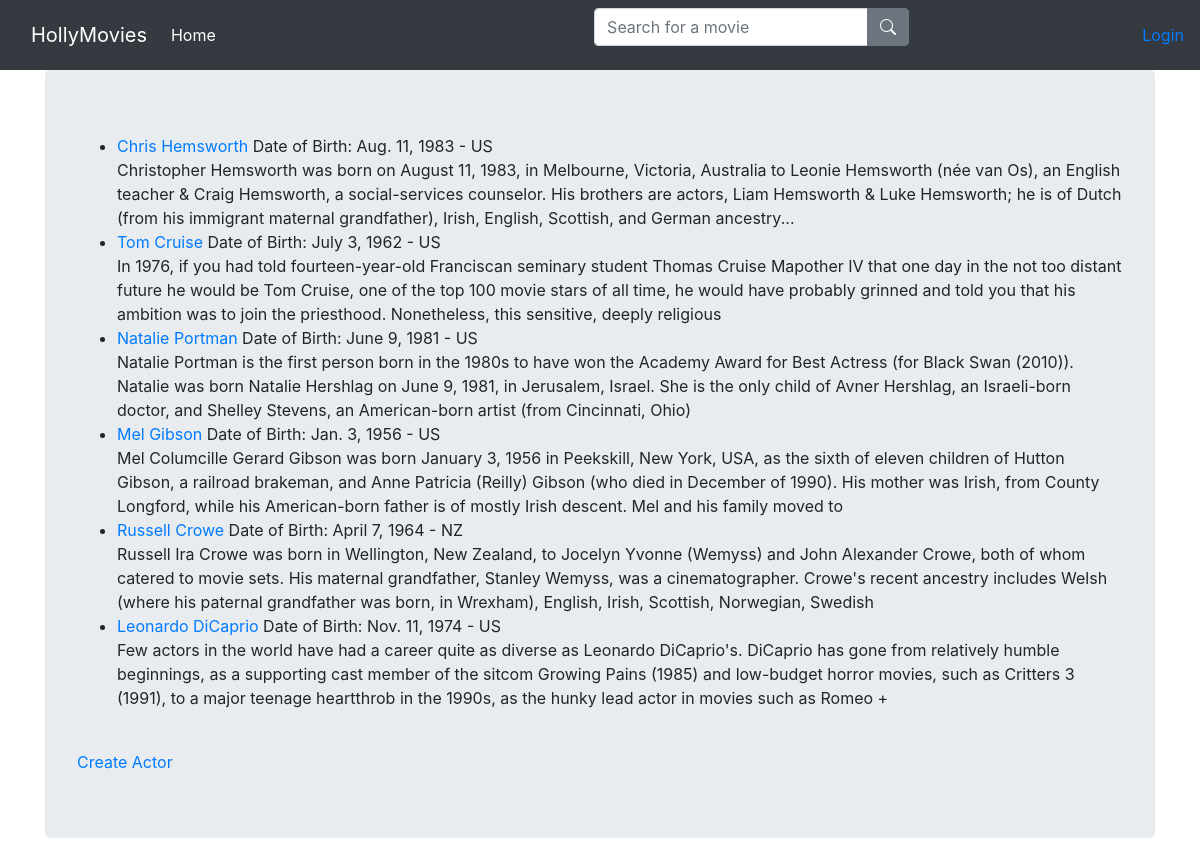
/actors_list/, run on an earlier commit of the app's database.
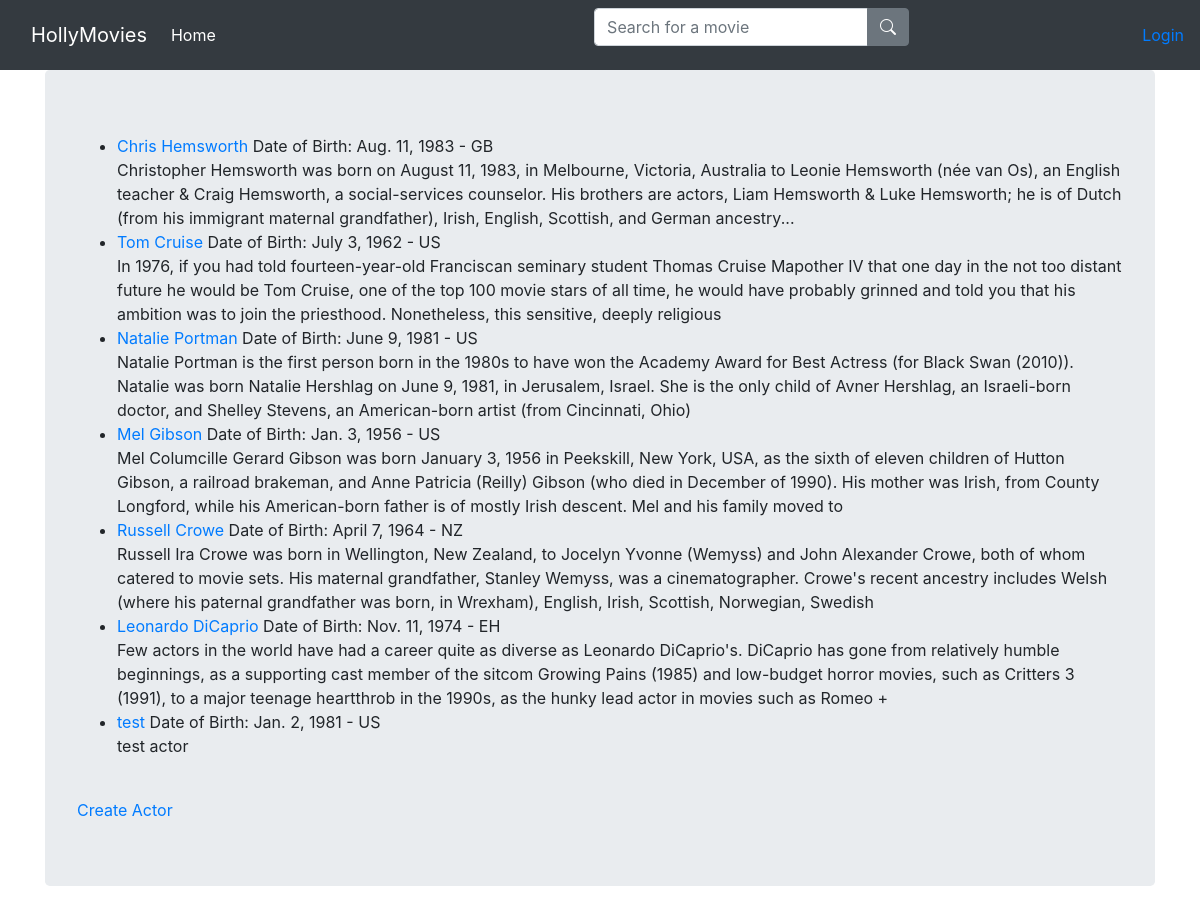
And on a later commit of the database.
### viewer/models.py (models this page shows, shortened)
class Actor(models.Model):
    name = models.CharField(max_length=100)
    date_of_birth = models.DateField()
    bio = models.TextField()
    country_of_birth = models.CharField(max_length=30, choices=COUNTRIES_CHOICES, default='US')

### viewer/views.py (the view)
# urls.py: path('actors_list/', ListActor.as_view(), name='actors_list'),
class ListActor(ListView):
    template_name = 'actors.html'
    model = Actor
    context_object_name = 'actor_data'

### viewer/templates/actors.html
{%extends 'base.html'%}
{%block content%}
        <ul>
          {%for a in actor_data%}
            <li> <a href="{% url 'detail_actor' a.pk %}">{{a.name}}</a> Date of Birth: {{a.date_of_birth}} - {{a.country_of_birth}} <br>{{a.bio}}</li>
          {%endfor%}
        </ul>
<br>
<a href="{% url 'create_actor' %}">Create Actor</a>
{%endblock%}

What changed in the data, as far as the page shows it:
changed Actor "Chris Hemsworth": country_of_birth "US" → "GB"
changed Actor "Leonardo DiCaprio": country_of_birth "US" → "EH"
added Actor: name "test", date_of_birth "Jan. 2, 1981", country_of_birth "US", bio "test actor"
